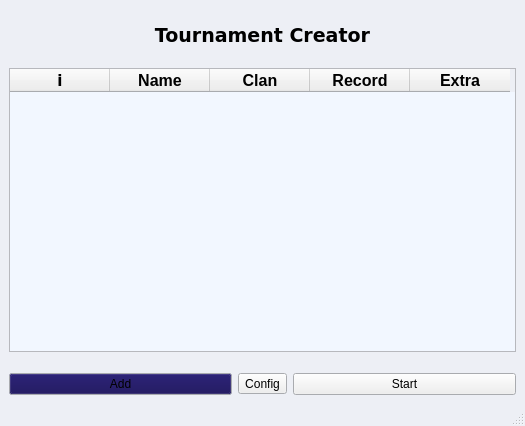
<?xml version="1.0" encoding="UTF-8"?>
<ui version="4.0">
 <class>MainWindow</class>
 <widget class="QMainWindow" name="MainWindow">
  <property name="geometry">
   <rect>
    <x>0</x>
    <y>0</y>
    <width>525</width>
    <height>426</height>
   </rect>
  </property>
  <property name="palette">
   <palette>
    <active>
     <colorrole role="Mid">
      <brush brushstyle="SolidPattern">
       <color alpha="255">
        <red>136</red>
        <green>146</green>
        <blue>209</blue>
       </color>
      </brush>
     </colorrole>
     <colorrole role="Base">
      <brush brushstyle="SolidPattern">
       <color alpha="255">
        <red>242</red>
        <green>247</green>
        <blue>255</blue>
       </color>
      </brush>
     </colorrole>
     <colorrole role="Window">
      <brush brushstyle="SolidPattern">
       <color alpha="255">
        <red>237</red>
        <green>239</green>
        <blue>245</blue>
       </color>
      </brush>
     </colorrole>
     <colorrole role="Shadow">
      <brush brushstyle="SolidPattern">
       <color alpha="255">
        <red>150</red>
        <green>188</green>
        <blue>213</blue>
       </color>
      </brush>
     </colorrole>
     <colorrole role="Highlight">
      <brush brushstyle="SolidPattern">
       <color alpha="255">
        <red>180</red>
        <green>241</green>
        <blue>239</blue>
       </color>
      </brush>
     </colorrole>
    </active>
    <inactive>
     <colorrole role="Mid">
      <brush brushstyle="SolidPattern">
       <color alpha="255">
        <red>136</red>
        <green>146</green>
        <blue>209</blue>
       </color>
      </brush>
     </colorrole>
     <colorrole role="Base">
      <brush brushstyle="SolidPattern">
       <color alpha="255">
        <red>242</red>
        <green>247</green>
        <blue>255</blue>
       </color>
      </brush>
     </colorrole>
     <colorrole role="Window">
      <brush brushstyle="SolidPattern">
       <color alpha="255">
        <red>237</red>
        <green>239</green>
        <blue>245</blue>
       </color>
      </brush>
     </colorrole>
     <colorrole role="Shadow">
      <brush brushstyle="SolidPattern">
       <color alpha="255">
        <red>150</red>
        <green>188</green>
        <blue>213</blue>
       </color>
      </brush>
     </colorrole>
     <colorrole role="Highlight">
      <brush brushstyle="SolidPattern">
       <color alpha="255">
        <red>180</red>
        <green>241</green>
        <blue>239</blue>
       </color>
      </brush>
     </colorrole>
    </inactive>
    <disabled>
     <colorrole role="Mid">
      <brush brushstyle="SolidPattern">
       <color alpha="255">
        <red>136</red>
        <green>146</green>
        <blue>209</blue>
       </color>
      </brush>
     </colorrole>
     <colorrole role="Base">
      <brush brushstyle="SolidPattern">
       <color alpha="255">
        <red>237</red>
        <green>239</green>
        <blue>245</blue>
       </color>
      </brush>
     </colorrole>
     <colorrole role="Window">
      <brush brushstyle="SolidPattern">
       <color alpha="255">
        <red>237</red>
        <green>239</green>
        <blue>245</blue>
       </color>
      </brush>
     </colorrole>
     <colorrole role="Shadow">
      <brush brushstyle="SolidPattern">
       <color alpha="255">
        <red>150</red>
        <green>188</green>
        <blue>213</blue>
       </color>
      </brush>
     </colorrole>
     <colorrole role="Highlight">
      <brush brushstyle="SolidPattern">
       <color alpha="255">
        <red>184</red>
        <green>184</green>
        <blue>184</blue>
       </color>
      </brush>
     </colorrole>
    </disabled>
   </palette>
  </property>
  <property name="windowTitle">
   <string>MainWindow</string>
  </property>
  <widget class="QWidget" name="centralwidget">
   <layout class="QHBoxLayout" name="horizontalLayout">
    <item>
     <layout class="QVBoxLayout" name="verticalLayout">
      <property name="topMargin">
       <number>0</number>
      </property>
      <property name="bottomMargin">
       <number>0</number>
      </property>
      <item>
       <layout class="QHBoxLayout" name="Tittle">
        <property name="leftMargin">
         <number>0</number>
        </property>
        <property name="topMargin">
         <number>15</number>
        </property>
        <property name="rightMargin">
         <number>0</number>
        </property>
        <property name="bottomMargin">
         <number>15</number>
        </property>
        <item alignment="Qt::AlignVCenter">
         <widget class="QLabel" name="TitleText">
          <property name="font">
           <font>
            <family>Bitstream Vera Sans</family>
            <pointsize>14</pointsize>
            <weight>75</weight>
            <bold>true</bold>
           </font>
          </property>
          <property name="text">
           <string>Tournament Creator</string>
          </property>
          <property name="textFormat">
           <enum>Qt::PlainText</enum>
          </property>
          <property name="alignment">
           <set>Qt::AlignCenter</set>
          </property>
         </widget>
        </item>
       </layout>
      </item>
      <item>
       <layout class="QHBoxLayout" name="TableLayout">
        <item>
         <widget class="QTableWidget" name="TournamentTable">
          <property name="lineWidth">
           <number>1</number>
          </property>
          <property name="rowCount">
           <number>0</number>
          </property>
          <property name="columnCount">
           <number>5</number>
          </property>
          <column>
           <property name="text">
            <string>i</string>
           </property>
           <property name="font">
            <font>
             <family>Bitstream Vera Sans</family>
             <pointsize>11</pointsize>
             <weight>75</weight>
             <bold>true</bold>
            </font>
           </property>
          </column>
          <column>
           <property name="text">
            <string>Name</string>
           </property>
           <property name="font">
            <font>
             <pointsize>12</pointsize>
             <weight>75</weight>
             <bold>true</bold>
            </font>
           </property>
          </column>
          <column>
           <property name="text">
            <string>Clan</string>
           </property>
           <property name="font">
            <font>
             <pointsize>12</pointsize>
             <weight>75</weight>
             <bold>true</bold>
            </font>
           </property>
          </column>
          <column>
           <property name="text">
            <string>Record</string>
           </property>
           <property name="font">
            <font>
             <pointsize>12</pointsize>
             <weight>75</weight>
             <bold>true</bold>
            </font>
           </property>
          </column>
          <column>
           <property name="text">
            <string>Extra</string>
           </property>
           <property name="font">
            <font>
             <pointsize>12</pointsize>
             <weight>75</weight>
             <bold>true</bold>
            </font>
           </property>
          </column>
         </widget>
        </item>
       </layout>
      </item>
      <item>
       <layout class="QHBoxLayout" name="ButtomsLayout">
        <property name="topMargin">
         <number>15</number>
        </property>
        <item>
         <layout class="QVBoxLayout" name="verticalLayout_4">
          <item>
           <widget class="QPushButton" name="Add">
            <property name="palette">
             <palette>
              <active>
               <colorrole role="Button">
                <brush brushstyle="SolidPattern">
                 <color alpha="255">
                  <red>13</red>
                  <green>4</green>
                  <blue>80</blue>
                 </color>
                </brush>
               </colorrole>
               <colorrole role="Text">
                <brush brushstyle="SolidPattern">
                 <color alpha="255">
                  <red>255</red>
                  <green>255</green>
                  <blue>255</blue>
                 </color>
                </brush>
               </colorrole>
              </active>
              <inactive>
               <colorrole role="Button">
                <brush brushstyle="SolidPattern">
                 <color alpha="255">
                  <red>13</red>
                  <green>4</green>
                  <blue>80</blue>
                 </color>
                </brush>
               </colorrole>
               <colorrole role="Text">
                <brush brushstyle="SolidPattern">
                 <color alpha="255">
                  <red>255</red>
                  <green>255</green>
                  <blue>255</blue>
                 </color>
                </brush>
               </colorrole>
              </inactive>
              <disabled>
               <colorrole role="Button">
                <brush brushstyle="SolidPattern">
                 <color alpha="255">
                  <red>13</red>
                  <green>4</green>
                  <blue>80</blue>
                 </color>
                </brush>
               </colorrole>
               <colorrole role="Text">
                <brush brushstyle="SolidPattern">
                 <color alpha="255">
                  <red>157</red>
                  <green>157</green>
                  <blue>157</blue>
                 </color>
                </brush>
               </colorrole>
              </disabled>
             </palette>
            </property>
            <property name="text">
             <string>Add</string>
            </property>
           </widget>
          </item>
         </layout>
        </item>
        <item>
         <layout class="QVBoxLayout" name="verticalLayout_3">
          <item>
           <widget class="QToolButton" name="toolButton">
            <property name="layoutDirection">
             <enum>Qt::LeftToRight</enum>
            </property>
            <property name="text">
             <string>Config</string>
            </property>
           </widget>
          </item>
         </layout>
        </item>
        <item>
         <layout class="QVBoxLayout" name="verticalLayout_2">
          <item>
           <widget class="QPushButton" name="StartTournament">
            <property name="text">
             <string>Start</string>
            </property>
           </widget>
          </item>
         </layout>
        </item>
       </layout>
      </item>
     </layout>
    </item>
   </layout>
  </widget>
  <widget class="QMenuBar" name="menubar">
   <property name="geometry">
    <rect>
     <x>0</x>
     <y>0</y>
     <width>525</width>
     <height>23</height>
    </rect>
   </property>
  </widget>
  <widget class="QStatusBar" name="statusbar"/>
 </widget>
 <resources/>
 <connections/>
</ui>
